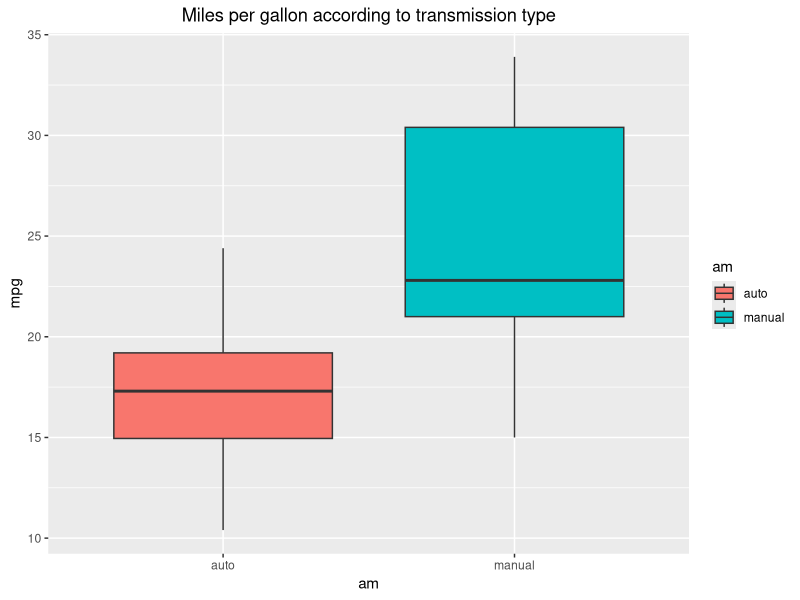
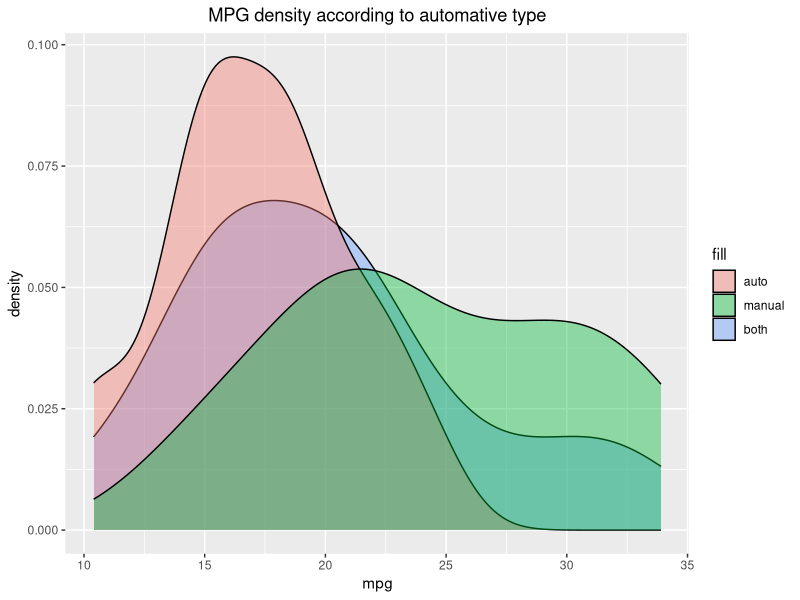
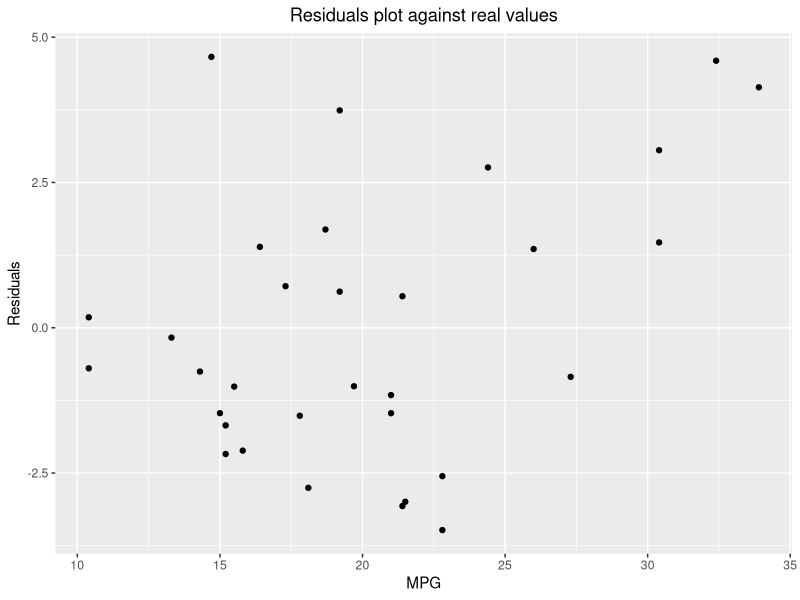
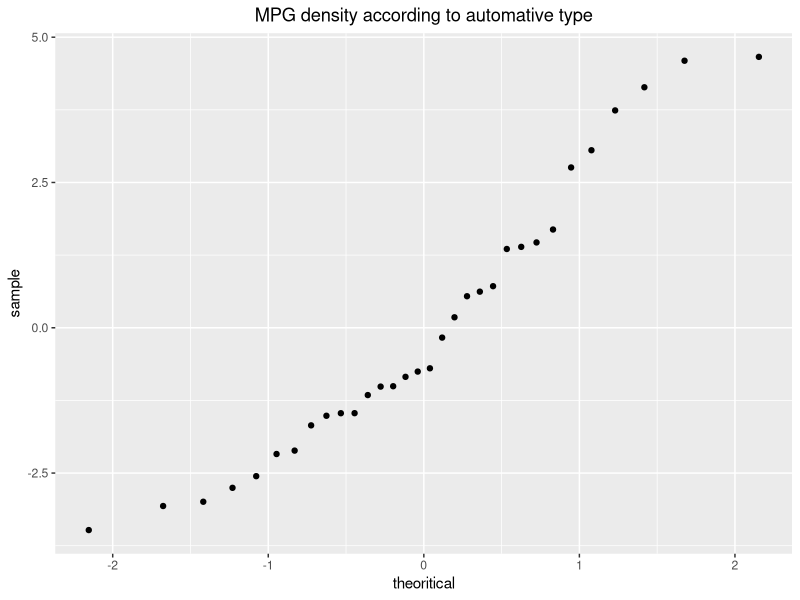

Recreate these plots in R, in order.
## ---- chunk 1
knitr::opts_chunk$set(echo = TRUE, cache = TRUE)
## ---- chunk 2
library(dplyr, warn.conflicts = FALSE)
library(ggplot2, warn.conflicts = FALSE)
data("mtcars")
## ---- chunk 3
mtcars <- mtcars %>%
  mutate(vs = factor(vs)) %>%
  mutate(gear = factor(gear)) %>%
  mutate(carb = factor(carb)) %>%
  mutate(am = factor(am, labels = c("auto", "manual")))
## ---- chunk 4
t_test <- t.test(mpg ~ am, data=mtcars)
t_test$p.value
## ---- chunk 5
complete_model <- lm(mpg ~ ., data=mtcars)
summary(complete_model)$coef
## ---- chunk 6
best_model <- step(complete_model, k=log(nrow(mtcars)))
## ---- chunk 7
summary(best_model)$call
summary(best_model)$coef
print(paste("Adjusted R-Squared =", summary(best_model)$adj.r.squared))
## ---- chunk 8
quantify_model <- lm(mpg ~ am, data = mtcars)
summary(quantify_model)$coef
print(paste("Adjusted R-Squared =", summary(quantify_model)$adj.r.squared))
## ---- chunk 9
str(mtcars)
## ---- chunk 10
ggplot(mtcars) +
  geom_boxplot(aes(x=am, y=mpg, fill=am)) +
  ggtitle("Miles per gallon according to transmission type") +
  theme(plot.title = element_text(hjust = 0.5))
## ---- chunk 11
ggplot(mtcars, aes(mpg)) +
  geom_density(aes(fill="both"), alpha=0.4) +
  geom_density(aes(fill=am), alpha=0.4) +
  ggtitle("MPG density according to automative type") +
  theme(plot.title = element_text(hjust = 0.5))
## ---- chunk 12
residuals <- data.frame(mpg = mtcars$mpg, error = resid(best_model))
ggplot(residuals, aes(x=mpg, y=error)) +
  geom_point() +
  xlab("MPG") +
  ylab("Residuals") +
  ggtitle("Residuals plot against real values") +
  theme(plot.title = element_text(hjust = 0.5))
## ---- chunk 13
ggplot(residuals, aes(sample = error)) +
  stat_qq() +
  xlab("theoritical") +
  ylab("sample") +
  ggtitle("MPG density according to automative type") +
  theme(plot.title = element_text(hjust = 0.5))
